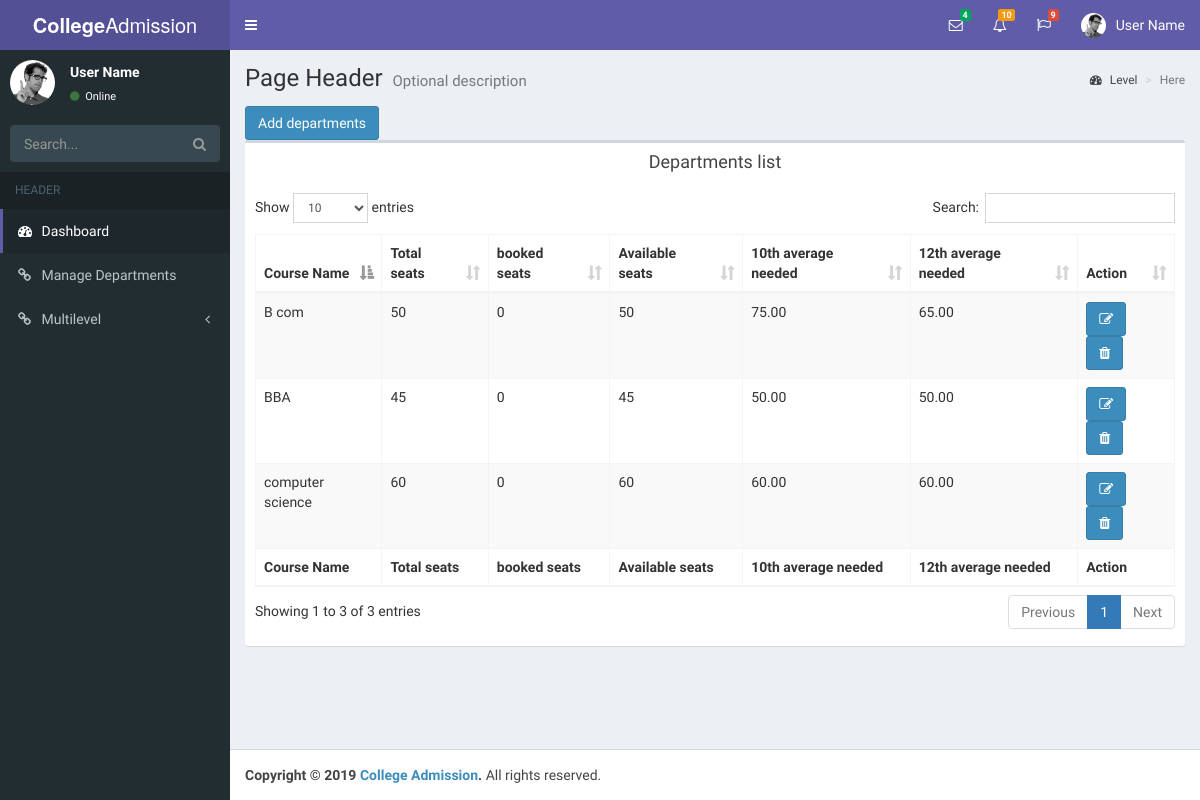
/departments_master.php (signed in), run on the app's committed database.
### tables this page shows
CREATE TABLE `department_master` (
  `id` int(11) NOT NULL,
  `college_id` int(11) NOT NULL,
  `course_name` varchar(255) NOT NULL,
  `total_seats` int(11) NOT NULL,
  `booked_seats` int(11) NOT NULL,
  `10avg_needed` decimal(5,2) NOT NULL,
  `12avg_needed` decimal(5,2) NOT NULL
);

### inc/services/db_config.php (called while the page is built, shortened)
<?php
class DB_con {
	public $connection;
	function __construct(){
		$this->connection = new mysqli(DB_SERVER, DB_USERNAME, DB_PASSWORD,DB_DATABASE);
	}
	function ret_obj(){
		return $this->connection;
	}
}

### inc/services/class.user.php (called while the page is built, shortened)
<?php
	include_once "db_config.php";
	class User{
		protected $db;
		public function __construct(){
			$this->db = new DB_con();
			$this->db = $this->db->ret_obj();
		}
	public function select($table, $rows = '*', $where = null, $union = null, $where1 = null, $order = null)
    {
        $q = 'SELECT '.$rows.' FROM '.$table;
        if($where != null)
		{
            $q .= ' WHERE '.$where;
        }
		$result= $this->db->query($q);
		while($row= mysqli_fetch_array($result))
		{
			$array[]=$row;
		}
		if(!empty($array))
		{
		return $array;
		}
		else
		{
		return false;
		}
    }
}

### departments_master.php (the view, shortened to what this page needs)
<?php
  include './inc/services/class.user.php';
  $user = new User();
	include './inc/header.php';
	include './inc/sidebar.php';
 ?>
   <div class="content-wrapper">
    <section class="content-header">
      <h1>
        Page Header
        <small>Optional description</small>
      </h1>
      <ol class="breadcrumb">
        <li><a href="#"><i class="fa fa-dashboard"></i> Level</a></li>
        <li class="active">Here</li>
      </ol>
    </section>
    <section class="content container-fluid">
    <a href="manage_departments.php"><button class="btn btn-primary">Add departments</button></a>
    <div class="box">
            <div class="box-header text-center">
              <h3 class="box-title">Departments list</h3>
            </div>
            <div class="box-body">
              <table id="example1" class="table table-bordered table-striped">
                <thead>
                <tr>
                  <th>Course Name</th>
                  <th>Total seats</th>
                  <th>booked seats</th>
                  <th>Available seats</th>
                  <th>10th average needed</th>
                  <th>12th average needed</th>
                  <th>Action</th>
                </tr>
                </thead>
                <tbody>
                <?php
                    $table='department_master';
                    $where='college_id ="'.$_SESSION['college_id'].'"';
                    $details = $user->select($table,$rows='*',$where);
                    if($details){
					foreach($details as $d)
					{
				?>
                <tr>
                  <td><?php echo $d['course_name'];?></td>
                  <td><?php echo $d['total_seats'];?>
                  </td>
                  <td><?php echo $d['booked_seats'];?></td>
                  <td><?php echo $d['total_seats'] - $d['booked_seats'];?></td>
                  <td><?php echo $d['10avg_needed'];?></td>
                  <td><?php echo $d['12avg_needed'];?></td>
                  <td>
                  <a href="manage_departments.php?id=<?php echo $d['id'];?>"><button class="btn btn-primary"><i class="fa fa-edit "></i></button></a>
                  <a href="delete_department.php"><button class="btn btn-primary"><i class="fa fa-trash "></i></button></a>
                  </td>
                </tr>
                    <?php }} else{
                        ?>
                <tr >
                  <td colspan='4' class='text-center'>No Data</td>
                </tr>
                    <?php
                    }?>
                </tbody>
                <tfoot>
                <tr>
                <th>Course Name</th>
                  <th>Total seats</th>
                  <th>booked seats</th>
                  <th>Available seats</th>
                  <th>10th average needed</th>
                  <th>12th average needed</th>
                  <th>Action</th>
                </tr>
                </tfoot>
              </table>
            </div>
          </div>
    </section>
  </div>
  <?php
  include './inc/footer.php';
   ?>

### data on the page
department_master: course_name "computer science", total_seats "60", booked_seats "0", $d['total_seats']-$d['booked_seats'] "60", 10avg_needed "60.00", 12avg_needed "60.00"
department_master: course_name "BBA", total_seats "45", booked_seats "0", $d['total_seats']-$d['booked_seats'] "45", 10avg_needed "50.00", 12avg_needed "50.00"
department_master: course_name "B com", total_seats "50", booked_seats "0", $d['total_seats']-$d['booked_seats'] "50", 10avg_needed "75.00", 12avg_needed "65.00"
